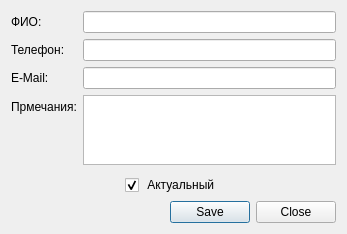
<?xml version="1.0" encoding="UTF-8"?>
<ui version="4.0">
 <class>ContactDialog</class>
 <widget class="QDialog" name="ContactDialog">
  <property name="geometry">
   <rect>
    <x>0</x>
    <y>0</y>
    <width>347</width>
    <height>234</height>
   </rect>
  </property>
  <property name="windowTitle">
   <string>Dialog</string>
  </property>
  <layout class="QGridLayout" name="gridLayout">
   <item row="1" column="0" alignment="Qt::AlignHCenter">
    <widget class="QCheckBox" name="checkBoxIsActive">
     <property name="text">
      <string> Актуальный</string>
     </property>
     <property name="checked">
      <bool>true</bool>
     </property>
     <property name="tristate">
      <bool>false</bool>
     </property>
    </widget>
   </item>
   <item row="0" column="0">
    <layout class="QFormLayout" name="formLayout">
     <item row="0" column="0">
      <widget class="QLabel" name="label">
       <property name="text">
        <string>ФИО:</string>
       </property>
      </widget>
     </item>
     <item row="0" column="1">
      <widget class="QLineEdit" name="lineEditFIO"/>
     </item>
     <item row="1" column="0">
      <widget class="QLabel" name="label_2">
       <property name="text">
        <string>Телефон:</string>
       </property>
      </widget>
     </item>
     <item row="1" column="1">
      <widget class="QLineEdit" name="lineEditPhone"/>
     </item>
     <item row="2" column="0">
      <widget class="QLabel" name="label_3">
       <property name="text">
        <string>E-Mail:</string>
       </property>
      </widget>
     </item>
     <item row="2" column="1">
      <widget class="QLineEdit" name="lineEditEmail"/>
     </item>
     <item row="3" column="0">
      <widget class="QLabel" name="label_4">
       <property name="text">
        <string>Прмечания:</string>
       </property>
      </widget>
     </item>
     <item row="3" column="1">
      <widget class="QPlainTextEdit" name="plainTextEditComments">
       <property name="maximumSize">
        <size>
         <width>16777215</width>
         <height>70</height>
        </size>
       </property>
      </widget>
     </item>
    </layout>
   </item>
   <item row="2" column="0">
    <widget class="QDialogButtonBox" name="buttonBox">
     <property name="standardButtons">
      <set>QDialogButtonBox::Close|QDialogButtonBox::Save</set>
     </property>
    </widget>
   </item>
  </layout>
 </widget>
 <resources/>
 <connections/>
</ui>
